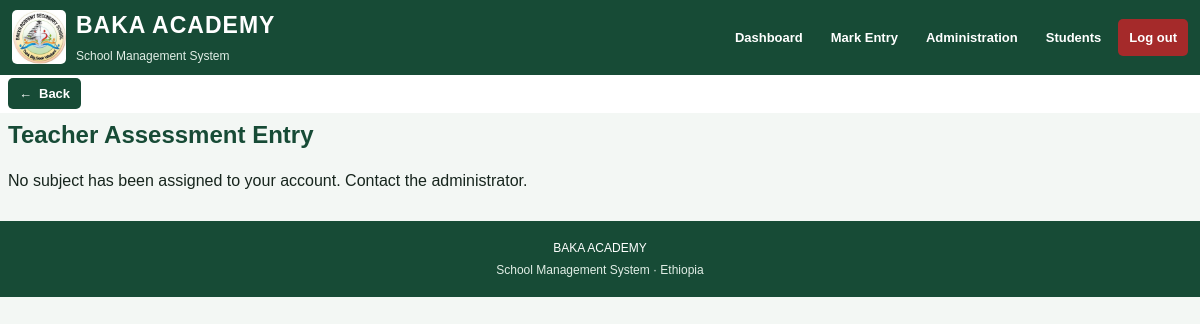
/teacher/marks (signed in), run on an earlier commit of the app's database.
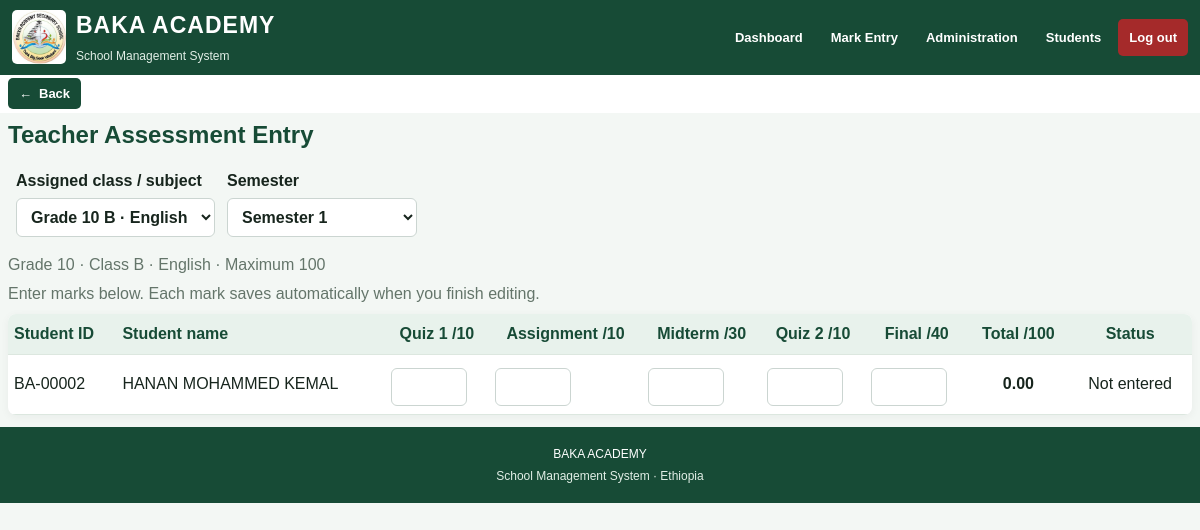
And on a later commit of the database.
### app.py (models this page shows)
class Assignment(db.Model):
    id = db.Column(db.Integer, primary_key=True)
    teacher_id = db.Column(
        db.Integer, db.ForeignKey("user.id"), nullable=False
    )
    grade = db.Column(db.String(10), nullable=False)
    section = db.Column(db.String(10), nullable=False)
    subject = db.Column(db.String(80), nullable=False)

class Student(db.Model):
    id = db.Column(db.Integer, primary_key=True)
    student_id = db.Column(db.String(30), unique=True, nullable=False)
    full_name = db.Column(db.String(150), nullable=False)
    grade = db.Column(db.String(10), nullable=False)
    section = db.Column(db.String(10), nullable=False)
    sex = db.Column(db.String(1))
    age = db.Column(db.Integer)
    family_contact_name = db.Column(db.String(150))
    family_phone = db.Column(db.String(30))
    previous_school = db.Column(db.String(150))
    photo_filename = db.Column(db.String(255))
    stream = db.Column(db.String(50))
    academic_year_ec = db.Column(db.String(30))
    academic_year_gc = db.Column(db.String(30))
    is_active = db.Column(
        db.Boolean, nullable=False, default=True, server_default="1"
    )
    left_at = db.Column(db.DateTime)

### app.py (the view, shortened to what this page needs)
@app.route("/teacher/marks", methods=["GET", "POST"])
@logged_in
def marks():
    user = db.session.get(User, session["user_id"])
    if user.role not in ["admin", "teacher"]:
        flash("You are not allowed to enter marks.")
        return redirect(url_for("dashboard"))
    assignments = (
        Assignment.query.order_by(
            Assignment.grade,
            Assignment.section,
            Assignment.subject
        ).all()
        if user.role == "admin"
        else Assignment.query.filter_by(
            teacher_id=user.id
        ).order_by(
            Assignment.grade,
            Assignment.section,
            Assignment.subject
        ).all()
    )
    assignment_id = request.values.get("assignment_id", type=int)
    selected = next(
        (a for a in assignments if a.id == assignment_id),
        assignments[0] if assignments else None
    )
    term_value = request.values.get("term", "Semester 1")
    term = normalize_semester(term_value) or "Semester 1"
    students = (
        Student.query.filter_by(
            grade=selected.grade,
            section=selected.section,
            is_active=True
        ).order_by(Student.full_name).all()
        if selected else []
    )
    assessment_existing = {}
    if selected and students:
        student_ids = [student.id for student in students]
        saved_marks = AssessmentMark.query.filter(
            AssessmentMark.student_id.in_(student_ids),
            AssessmentMark.subject == selected.subject,
            AssessmentMark.semester == term
        ).all()
        student_years = {
            student.id: (student.academic_year_ec or "").strip()
            for student in students
        }
    existing = {}
    if selected:
        marks_query = Mark.query.filter_by(
            subject=selected.subject,
            term=term
        )
        if user.role != "admin":
            marks_query = marks_query.filter_by(
                teacher_id=user.id
            )
        for mark in marks_query.all():
            existing[mark.student_id] = mark.score
    return render_template(
        "marks.html",
        assignments=assignments,
        selected=selected,
        students=students,
        existing=existing,
        assessment_existing=assessment_existing,
        term=term
    )

### app.py (called while the page is built)
def logged_in(fn):
    @wraps(fn)
    def wrapper(*args, **kwargs):
        if "user_id" not in session:
            return redirect(url_for("login"))
        user = db.session.get(User, session["user_id"])
        if not user or not user.is_active:
            session.clear()
            flash("Your account is inactive or unavailable.")
            return redirect(url_for("login"))
        return fn(*args, **kwargs)
    return wrapper

def normalize_semester(value):
    if value in ["Term 1", "Semester 1"]:
        return "Semester 1"
    if value in ["Term 2", "Semester 2"]:
        return "Semester 2"
    return None

### templates/marks.html (shortened to what the changed rows need)
{% extends "base.html" %}
{% block content %}
<div class="marks-page">
    <h2>Teacher Assessment Entry</h2>
    {% if assignments %}
    <form class="toolbar" method="get">
        <label>
            Assigned class / subject
            <select name="assignment_id" onchange="this.form.submit()">
                {% for a in assignments %}
                <option value="{{ a.id }}"
                    {% if selected and selected.id == a.id %}selected{% endif %}>
                    Grade {{ a.grade }} {{ a.section }} · {{ a.subject }}
                </option>
                {% endfor %}
            </select>
        </label>
        <label>
            Semester
            <select name="term" onchange="this.form.submit()">
                <option value="Semester 1"
                    {% if term == "Semester 1" or term == "Term 1" %}selected{% endif %}>
                    Semester 1
                </option>
            </select>
        </label>
    </form>
    {% if selected %}
    <p class="muted">
        Grade {{ selected.grade }} · Class {{ selected.section }}
        · {{ selected.subject }} · Maximum 100
    </p>
    <p class="muted">
        Enter marks below. Each mark saves automatically when you finish editing.
    </p>
    <div class="table-wrap">
        <table>
            <thead>
                <tr>
                    <th>Student ID</th>
                    <th>Student name</th>
                    <th>Quiz 1 /10</th>
                    <th>Assignment /10</th>
                    <th>Midterm /30</th>
                    <th>Quiz 2 /10</th>
                    <th>Final /40</th>
                    <th>Total /100</th>
                    <th>Status</th>
                </tr>
            </thead>
            <tbody>
                {% for s in students %}
                {% set saved = assessment_existing.get(s.id) if assessment_existing else none %}
                <tr class="assessment-row" data-student-id="{{ s.id }}">
                    <td>{{ s.student_id }}</td>
                    <td>{{ s.full_name }}</td>
                    <td>
                        <input class="assessment-input"
                               type="number" min="0" max="10" step="0.01"
                               data-field="quiz1"
                               value="{{ saved.quiz1 if saved and saved.quiz1 is not none else '' }}"
                               aria-label="Quiz 1 for {{ s.full_name }}">
                    </td>
                    <td>
                        <input class="assessment-input"
                               type="number" min="0" max="10" step="0.01"
                               data-field="assignment"
                               value="{{ saved.assignment if saved and saved.assignment is not none else '' }}"
                               aria-label="Assignment for {{ s.full_name }}">
                    </td>
                    <td>
                        <input class="assessment-input"
                               type="number" min="0" max="30" step="0.01"
                               data-field="midterm"
                               value="{{ saved.midterm if saved and saved.midterm is not none else '' }}"
                               aria-label="Midterm for {{ s.full_name }}">
                    </td>
                    <td>
                        <input class="assessment-input"
                               type="number" min="0" max="10" step="0.01"
                               data-field="quiz2"
                               value="{{ saved.quiz2 if saved and saved.quiz2 is not none else '' }}"
                               aria-label="Quiz 2 for {{ s.full_name }}">
                    </td>
                    <td>
                        <input class="assessment-input"
                               type="number" min="0" max="40" step="0.01"
                               data-field="final"
                               value="{{ saved.final if saved and saved.final is not none else '' }}"
                               aria-label="Final for {{ s.full_name }}">
                    </td>
                    <td class="assessment-total">
                        {{ "%.2f"|format(saved.total) if saved else "0.00" }}
                    </td>
                    <td class="assessment-status">
                        {% if saved %}Previously saved{% else %}Not entered{% endif %}
                    </td>
                </tr>
                {% else %}
                <tr>
                    <td colspan="9">No students registered in this class.</td>
                </tr>
                {% endfor %}
            </tbody>
        </table>
    </div>
    {% endif %}
    {% else %}
    <p>No subject has been assigned to your account. Contact the administrator.</p>
    {% endif %}
</div>
{% endblock %}

What changed in the data, as far as the page shows it:
added Assignment: grade "10", section "B", subject "English"
added Student: student_id "BA-00002", full_name "HANAN MOHAMMED KEMAL", total "0.00"
Also different on the page:
form field assignment_id: (not shown) → "Grade 10 B · English"
form field term: (not shown) → "Semester 1"
text no longer shown: "No subject has been assigned to your account. Contact the administrator."
text now shown: "Assigned class / subject Semester Grade · Class · · Maximum 100 Enter marks below. Each mark saves automatically when you finish editing. Student ID Student name Quiz 1 /10 Assignment /10 Midterm /30 Quiz 2 /10 Final /40 Total /100 Status"
